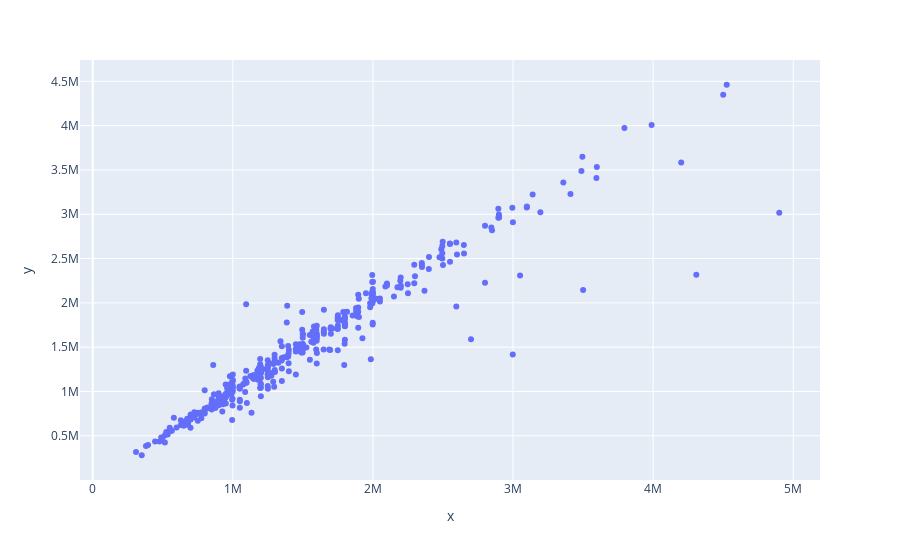

The code cell stored with this chart in its notebook:
### Code cell
#Scatter plot of price and zestimate to see the relation between them 
fig = px.scatter(x=d_f['price'], y=d_f['zestimate'])

fig.show()

### Figure 1 — Plotly figure (JSON) as saved in the notebook; plotly's stock layout.template omitted (floating-point values rounded to 4 significant figures; data arrays with more than 128 entries replaced by an {"elided": "..."} marker saying what was removed)
{"data": [{"hovertemplate": "x=%{x}<br>y=%{y}<extra></extra>", "legendgroup": "", "marker": {"color": "#636efa", "symbol": "circle"}, "mode": "markers", "name": "", "orientation": "v", "showlegend": false, "type": "scatter", "x": {"elided": "542 int values"}, "xaxis": "x", "y": {"elided": "542 int values"}, "yaxis": "y"}], "layout": {"legend": {"tracegroupgap": 0}, "margin": {"t": 60}, "xaxis": {"anchor": "y", "domain": [0, 1], "title": {"text": "x"}}, "yaxis": {"anchor": "x", "domain": [0, 1], "title": {"text": "y"}}}}
